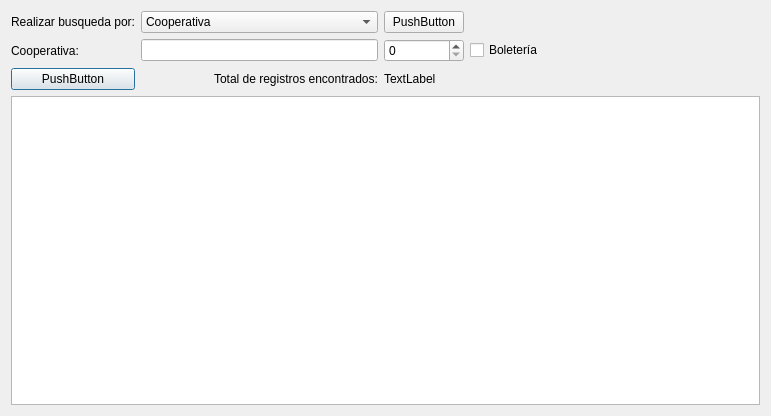
<?xml version="1.0" encoding="UTF-8"?>
<ui version="4.0">
 <class>Dialog</class>
 <widget class="QDialog" name="Dialog">
  <property name="geometry">
   <rect>
    <x>0</x>
    <y>0</y>
    <width>771</width>
    <height>416</height>
   </rect>
  </property>
  <property name="contextMenuPolicy">
   <enum>Qt::DefaultContextMenu</enum>
  </property>
  <property name="windowTitle">
   <string>Dialog</string>
  </property>
  <property name="whatsThis">
   <string/>
  </property>
  <property name="accessibleDescription">
   <string/>
  </property>
  <property name="layoutDirection">
   <enum>Qt::LeftToRight</enum>
  </property>
  <layout class="QGridLayout" name="gridLayout">
   <item row="4" column="2">
    <widget class="QLabel" name="label_4">
     <property name="text">
      <string>Total de registros encontrados:</string>
     </property>
    </widget>
   </item>
   <item row="2" column="1" colspan="2">
    <widget class="QLineEdit" name="lineEdit"/>
   </item>
   <item row="4" column="3">
    <widget class="QLabel" name="label_5">
     <property name="text">
      <string>TextLabel</string>
     </property>
    </widget>
   </item>
   <item row="0" column="1" colspan="2">
    <widget class="QComboBox" name="comboBox">
     <item>
      <property name="text">
       <string>Cooperativa</string>
      </property>
     </item>
     <item>
      <property name="text">
       <string>Cooperativa y Disco</string>
      </property>
     </item>
     <item>
      <property name="text">
       <string>Fecha de emisión</string>
      </property>
     </item>
     <item>
      <property name="text">
       <string>Número de Boleta</string>
      </property>
     </item>
     <item>
      <property name="text">
       <string>Supervisor</string>
      </property>
     </item>
     <item>
      <property name="text">
       <string>Usuario Registrado</string>
      </property>
     </item>
    </widget>
   </item>
   <item row="0" column="0">
    <widget class="QLabel" name="label">
     <property name="text">
      <string>Realizar busqueda por:</string>
     </property>
    </widget>
   </item>
   <item row="2" column="0">
    <widget class="QLabel" name="label_2">
     <property name="text">
      <string>Cooperativa: </string>
     </property>
    </widget>
   </item>
   <item row="5" column="0" colspan="8">
    <widget class="QTableView" name="tableView"/>
   </item>
   <item row="4" column="0">
    <widget class="QPushButton" name="pushButton_2">
     <property name="text">
      <string>PushButton</string>
     </property>
    </widget>
   </item>
   <item row="0" column="3">
    <widget class="QPushButton" name="pushButton">
     <property name="layoutDirection">
      <enum>Qt::LeftToRight</enum>
     </property>
     <property name="text">
      <string>PushButton</string>
     </property>
    </widget>
   </item>
   <item row="2" column="3">
    <widget class="QSpinBox" name="spinBox">
     <property name="maximum">
      <number>300</number>
     </property>
    </widget>
   </item>
   <item row="2" column="4">
    <widget class="QCheckBox" name="boleteria">
     <property name="text">
      <string>Boletería</string>
     </property>
    </widget>
   </item>
  </layout>
 </widget>
 <resources>
  <include location="../bin/src/recursos.qrc"/>
 </resources>
 <connections>
  <connection>
   <sender>pushButton</sender>
   <signal>clicked()</signal>
   <receiver>pushButton_2</receiver>
   <slot>deleteLater()</slot>
   <hints>
    <hint type="sourcelabel">
     <x>587</x>
     <y>21</y>
    </hint>
    <hint type="destinationlabel">
     <x>220</x>
     <y>81</y>
    </hint>
   </hints>
  </connection>
 </connections>
</ui>
